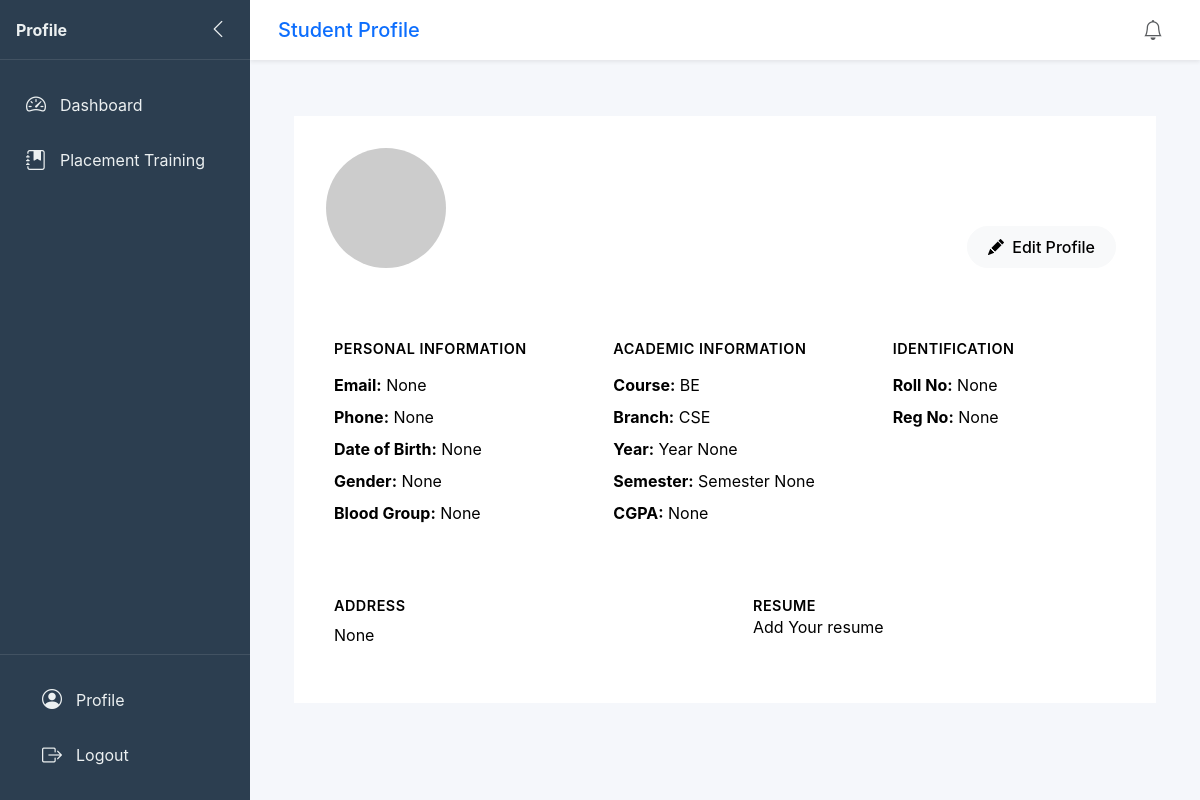
/student/profile/ (signed in), run on an earlier commit of the app's database.
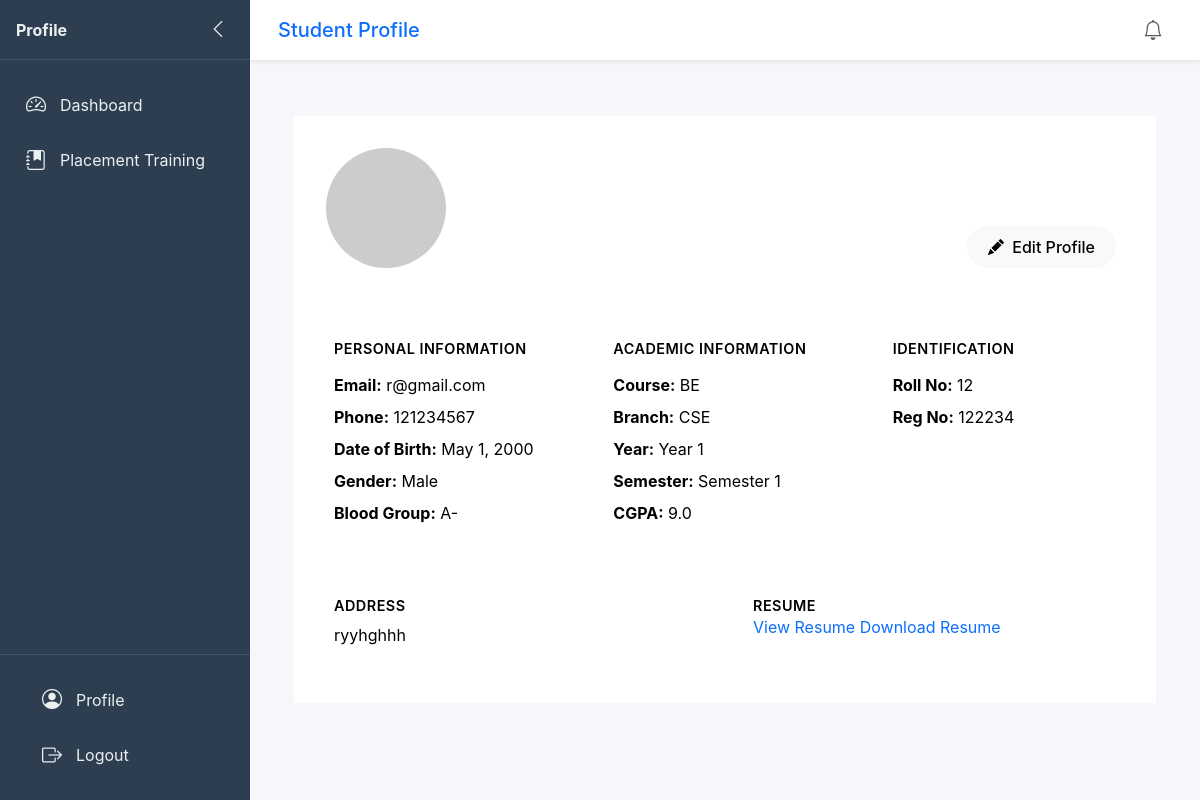
And on a later commit of the database.
### student/models.py (models this page shows)
class StudentDetails(models.Model):
    user = models.ForeignKey(User,on_delete=models.CASCADE)
    name = models.CharField(max_length=100,null=True,blank=True)
    email = models.EmailField(unique=True,null=True,blank=True)
    phone = models.CharField(max_length=100,unique=True,null=True,blank=True)
    address = models.CharField(max_length=100,null=True,blank=True)
    date_of_birth = models.DateField(null=True,blank=True)
    gender = models.CharField(max_length=100,null=True,blank=True)
    blood_group = models.CharField(max_length=100,null=True,blank=True)
    profile_picture = models.ImageField(upload_to="StudentProfilePicture",null=True,blank= True)
    course = models.CharField(max_length=100,null=True,blank=True)
    branch = models.CharField(max_length=100,null=True,blank=True)
    year = models.CharField(max_length=100,null=True,blank=True)
    sem = models.CharField(max_length=100,null=True,blank=True)
    roll_no = models.CharField(max_length=100,null=True,blank=True)
    reg_no = models.CharField(max_length=100,unique=True,null=True,blank=True)
    cgpa = models.FloatField(null=True,blank=True)
    resume = models.FileField(upload_to="StudentResume", default=None,null=True,blank=True)
    is_resume_approved = models.BooleanField(null=True,blank=True)

### student/views.py (the view, shortened to what this page needs)
# urls.py: path("profile",profile,name="profile"),
def profile(request):
    blood_groups = ['A+', 'A-', 'B+', 'B-', 'AB+', 'AB-', 'O+', 'O-']
    semesters = [str(i) for i in range(1, 7)]
    years = ['1', '2', '3']
    degree = {}
    for i in DegreeSpecialization.objects.values("degree").distinct():
        specialization = []
        for j in DegreeSpecialization.objects.filter(degree=i["degree"]):
            specialization.append(j.specialization)
        degree[i["degree"]] = specialization
    content = {
        "user_data" : UserPermission.objects.get(user=request.user),
        "student":StudentDetails.objects.filter(user=request.user).first(),
        'blood_groups': blood_groups,
        'semesters': semesters,
        'years': years,
        'degrees': json.dumps(degree),
        "degrees_list":degree,
        "notifications" : Notification.objects.filter(user=request.user).order_by("-id"),
        "notifications_count" : Notification.objects.filter(user=request.user,is_read=False).count()
    }
    return render(request,"student/profile.html",content)

### templates/student/Profile.html (shortened to what this page needs)
{% extends 'base.html' %}
{% load static %}
{% block page %}Profile{% endblock %}
{% block Main_title %}Student Profile{% endblock %}
{% block content %}
<div class="container py-4">
    {% if student %}
    <div class="profile-card mb-4">
        <div class="profile-header d-flex flex-column flex-md-row justify-content-between align-items-md-end">
            <div class="d-flex flex-column flex-md-row align-items-md-center">
                <img src="{% if student.profile_picture %}{{ student.profile_picture.url }}{% else %}https://ui-avatars.com/api/?name={{ student.name|urlencode }}&background=4361ee&color=fff&size=150{% endif %}"
                     class=" me-md-4"
                     style="border-radius: 50%;"
                     alt="Profile Picture"
                     width="120"
                     height="120">
                <div>
                    <h1 class="h3 mb-1">{{ student.name }}</h1>
                    <p class="mb-0 opacity-75">{{ student.course }} in {{ student.branch }}</p>
                </div>
            </div>
            <div class="profile-actions d-flex mt-3 mt-md-0">
                <button class="btn btn-light me-2" data-bs-toggle="modal" data-bs-target="#editProfileModal">
                    <i class="bi bi-pencil-fill me-1"></i> Edit Profile
                </button>
            </div>
        </div>
        <div class="card-body p-4">
            <div class="row">
                <div class="col-md-4 mb-4">
                    <div class="detail-card h-100 p-3">
                        <h5 class="card-title">Personal Information</h5>
                        <ul class="list-unstyled mt-3">
                            <li class="mb-2"><strong>Email:</strong> {{ student.email }}</li>
                            <li class="mb-2"><strong>Phone:</strong> {{ student.phone }}</li>
                            <li class="mb-2"><strong>Date of Birth:</strong> {{ student.date_of_birth }}</li>
                            <li class="mb-2"><strong>Gender:</strong> {{ student.gender }}</li>
                            <li class="mb-2"><strong>Blood Group:</strong> {{ student.blood_group }}</li>
                        </ul>
                    </div>
                </div>
                <div class="col-md-4 mb-4">
                    <div class="detail-card h-100 p-3">
                        <h5 class="card-title">Academic Information</h5>
                        <ul class="list-unstyled mt-3">
                            <li class="mb-2"><strong>Course:</strong> {{ student.course }}</li>
                            <li class="mb-2"><strong>Branch:</strong> {{ student.branch }}</li>
                            <li class="mb-2"><strong>Year:</strong> Year {{ student.year }}</li>
                            <li class="mb-2"><strong>Semester:</strong> Semester {{ student.sem }}</li>
                            <li class="mb-2"><strong>CGPA:</strong> {{ student.cgpa }}</li>
                        </ul>
                    </div>
                </div>
                <div class="col-md-4 mb-4">
                    <div class="detail-card h-100 p-3">
                        <h5 class="card-title">Identification</h5>
                        <ul class="list-unstyled mt-3">
                            <li class="mb-2"><strong>Roll No:</strong> {{ student.roll_no }}</li>
                            <li class="mb-2"><strong>Reg No:</strong> {{ student.reg_no }}</li>
                        </ul>
                    </div>
                </div>
            </div>
            <div class="row">
                <div class="col-6">
                    <div class="detail-card p-3">
                        <h5 class="card-title">Address</h5>
                        <p class="mt-2">{{ student.address }}</p>
                    </div>
                </div>
                <div class="col-6">
                    <div class="detail-card p-3">
                        <h5 class="card-title">Resume</h5>
                        {% if student.resume %}
                        <a href="{{ student.resume.url }}" target="_blank" class="text-decoration-none">View Resume</a>
                        <a href="{{ student.resume.url }}" download class="text-decoration-none">Download Resume</a>
                        {%else%}
                        <p>Add Your resume</p>
                        {%endif%}
                    </div>
                </div>
            </div>
        </div>
    </div>
    {% endif %}
</div>
{% endblock %}

### templates/base.html (shortened to what this page needs)
{%load static %}
<!DOCTYPE html>
<html lang="en">
<head>
  <link href="{% static 'bootstrap.min.css'%}" rel="stylesheet">
  <link rel="stylesheet" href="{% static 'bootstrap-icons.css'%}">
</head>
<body>
  <aside id="sidebar" class="d-flex flex-column">
    <div class="sidebar-header">
      <span class="brand-text fw-bold">{% block page %}{% endblock %}</span>
      <button id="toggleBtn" class="d-none d-lg-block" aria-label="Toggle sidebar">
        <i class="bi bi-chevron-left"></i>
      </button>
    </div>
    <div class="sidebar-menu flex-grow-1">
      {% if user_data.is_principal %}
      <a href="{% url 'app:dashboard' %}" class="nav-link {% if request.path == '/dashboard/' %}active{% endif %}" data-bs-title="Dashboard">
        <i class="bi bi-speedometer2"></i>
        <span class="nav-text">Dashboard</span>
      </a>
      <a href="{% url 'app:allstudents' %}" class="nav-link {% if request.path == '/allusers/' %}active{% endif %}" data-bs-title="All Students">
        <i class="bi bi-people-fill"></i>
        <span class="nav-text">All Students</span>
      </a>
      <a href="{% url 'app:approve' %}" class="nav-link" data-bs-title="Approve Request">
        <i class="bi bi-check-circle-fill"></i>
        <span class="nav-text">Approve Request</span>
      </a>
      <a href="{% url 'app:teacher' %}" class="nav-link" data-bs-title="Teachers">
        <i class="bi bi-person-badge-fill"></i>
        <span class="nav-text">Teachers</span>
      </a>
      <a href="{% url 'app:company' %}" class="nav-link" data-bs-title="Companies">
        <i class="bi bi-building"></i>
        <span class="nav-text">Companies</span>
      </a>
      <a href="{% url 'app:report' %}" class="nav-link" data-bs-title="Report">
        <i class="bi bi-file-earmark-text-fill"></i>
        <span class="nav-text">Report</span>
      </a>
      {% elif user_data.is_student %}
      <a href="{% url 'student:student' %}" class="nav-link {% if request.path == '/dashboard/' %}active{% endif %}" data-bs-title="Dashboard">
        <i class="bi bi-speedometer2"></i>
        <span class="nav-text">Dashboard</span>
      </a>
      <a href="{% url 'student:training' %}" class="nav-link {% if request.path == '/dashboard/' %}active{% endif %}" data-bs-title="Placement Training">
        <i class="bi bi-journal-bookmark-fill"></i>
        <span class="nav-text">Placement Training</span>
      </a>
      {% endif %}
    </div>
    <div class="sidebar-footer">
      <a href="
      {% if user_data.is_principal %}
      {% url 'app:profile' %}
      {% elif user_data.is_student %}
      {% url 'student:profile' %}
      {% elif user_data.is_teacher %}
      {% url 'teacher:profile' %}
      {% elif user_data.is_company %}
      {% url 'company:profile' %}
      {%endif%}
      " class="nav-link {% if request.path == '/profile/' %}active{% endif %}" data-bs-title="Profile">
        <i class="bi bi-person-circle"></i>
        <span class="nav-text">Profile</span>
      </a>
      <a href="{% url 'app:logout' %}" class="nav-link" data-bs-title="Logout">
        <i class="bi bi-box-arrow-right"></i>
        <span class="nav-text">Logout</span>
      </a>
    </div>
  </aside>
  <div id="content">
<nav class="top-bar navbar navbar-expand-lg bg-white shadow-sm py-2 px-3">
  <div class="container-fluid d-flex justify-content-between align-items-center">
    <a class="navbar-brand fw-semibold text-primary d-none d-lg-block" href="#">
      <h1 class="h5 mb-0">
        {% block Main_title %}
        {% endblock %}
      </h1>
    </a>
    <div class="dropdown">
      <button class="btn btn-link position-relative p-2"
              type="button"
              id="notificationDropdown"
              data-bs-toggle="dropdown"
              aria-expanded="false"
              aria-label="Notifications">
        <span class="position-relative d-inline-block">
          <i class="bi bi-bell fs-5 text-muted"></i>
        </span>
      </button>
    </div>
  </div>
</nav>
    <div class="container-fluid page-content">
      {% block content %}{% endblock %}
    </div>
  </div>
</body>
</html>

What changed in the data, as far as the page shows it:
changed StudentDetails "BE": email "None" → "r@gmail.com"; phone "None" → "121234567"; date_of_birth "None" → "May 1, 2000"; gender "None" → "Male"; blood_group "None" → "A-"; year "None" → "1"; sem "None" → "1"; cgpa "None" → "9.0"; roll_no "None" → "12"; reg_no "None" → "122234"; address "None" → "ryyhghhh"; resume empty → "StudentResume/Risk.png" (drawn)
Also different on the page:
text no longer shown: "Add Your resume"
text now shown: "View Resume Download Resume"
